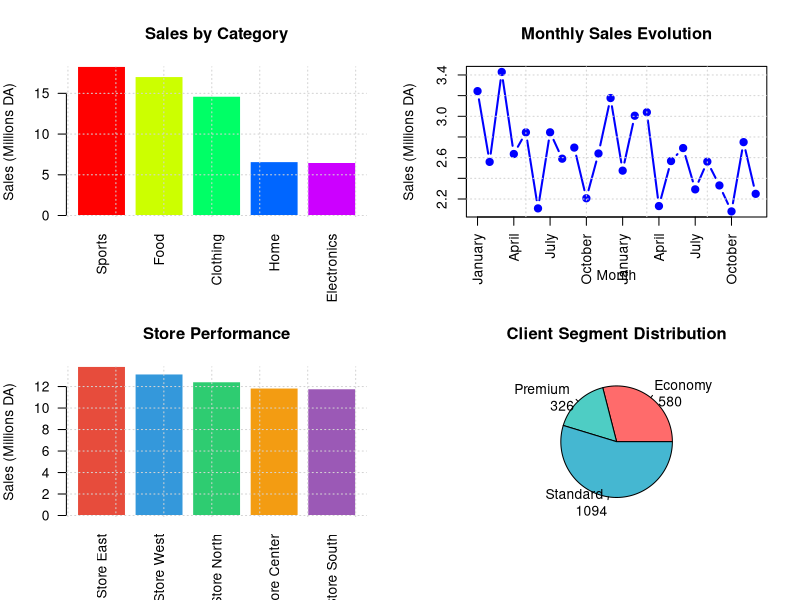
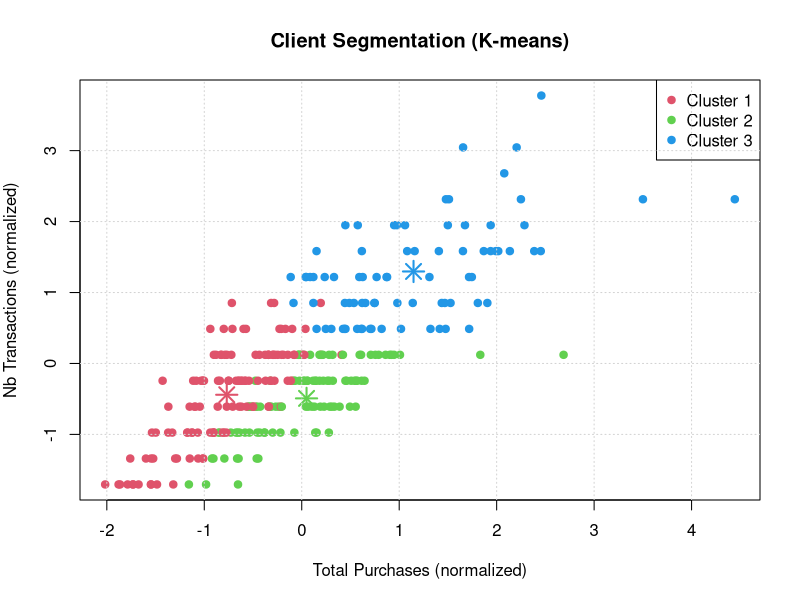

Write the R code that produced these figures, in order.
# ==============================================================================
# DATA WAREHOUSE AND DATA MINING PROJECT
# Retail Sales Analysis System
# ==============================================================================

cat("\n")
cat("╔════════════════════════════════════════════════════════════════╗\n")
cat("║          DATA WAREHOUSE AND DATA MINING SYSTEM                 ║\n")
cat("║                  Retail Sales Analysis                         ║\n")
cat("╚════════════════════════════════════════════════════════════════╝\n\n")

library(stats)
library(graphics)
library(utils)

# ==============================================================================
# PART 1: DATA WAREHOUSE CREATION
# ==============================================================================

cat("═══ PHASE 1: DATA WAREHOUSE CREATION ═══\n\n")

set.seed(2024)

n_clients <- 300
n_products <- 50
n_stores <- 5
n_transactions <- 2000

cat("→ Generating source data...\n")

# DIMENSION TABLE: CLIENTS
dim_clients <- data.frame(
  id_client = 1:n_clients,
  name = paste("Client", sprintf("%04d", 1:n_clients)),
  age = pmax(18, pmin(75, round(rnorm(n_clients, 40, 15)))),
  gender = sample(c("M", "F"), n_clients, replace = TRUE),
  city = sample(c("Alger", "Oran", "Constantine", "Annaba", "Blida"), 
                 n_clients, replace = TRUE),
  segment = sample(c("Premium", "Standard", "Economy"), 
                   n_clients, replace = TRUE, prob = c(0.15, 0.55, 0.3)),
  stringsAsFactors = FALSE
)

# DIMENSION TABLE: PRODUCTS
categories <- c("Electronics", "Clothing", "Food", "Home", "Sports")

dim_products <- data.frame(
  id_product = 1:n_products,
  product_name = paste("Product", sprintf("%03d", 1:n_products)),
  category = sample(categories, n_products, replace = TRUE),
  unit_price = round(runif(n_products, 1000, 30000), 2),
  production_cost = round(runif(n_products, 500, 20000), 2),
  stringsAsFactors = FALSE
)

dim_products$margin <- dim_products$unit_price - dim_products$production_cost
dim_products$margin_rate <- round((dim_products$margin / dim_products$unit_price) * 100, 2)

# DIMENSION TABLE: STORES
dim_stores <- data.frame(
  id_store = 1:n_stores,
  store_name = paste("Store", c("Center", "North", "South", "East", "West")),
  city = c("Alger", "Oran", "Constantine", "Annaba", "Blida"),
  surface_m2 = c(500, 800, 600, 750, 550),
  stringsAsFactors = FALSE
)

# DIMENSION TABLE: TIME
dates <- seq.Date(as.Date("2023-01-01"), as.Date("2024-12-31"), by = "day")

dim_time <- data.frame(
  id_date = 1:length(dates),
  date = dates,
  year = as.integer(format(dates, "%Y")),
  month = as.integer(format(dates, "%m")),
  month_name = format(dates, "%B"),
  day = as.integer(format(dates, "%d")),
  weekday = weekdays(dates),
  stringsAsFactors = FALSE
)

# FACT TABLE: SALES
fact_sales <- data.frame(
  id_sale = 1:n_transactions,
  id_client = sample(1:n_clients, n_transactions, replace = TRUE),
  id_product = sample(1:n_products, n_transactions, replace = TRUE),
  id_date = sample(1:nrow(dim_time), n_transactions, replace = TRUE),
  id_store = sample(1:n_stores, n_transactions, replace = TRUE),
  quantity = sample(1:5, n_transactions, replace = TRUE, prob = c(0.4, 0.3, 0.2, 0.07, 0.03)),
  discount_percent = sample(c(0, 5, 10, 15, 20), n_transactions, 
                           replace = TRUE, prob = c(0.5, 0.2, 0.15, 0.1, 0.05)),
  stringsAsFactors = FALSE
)

# DATA WAREHOUSE CONSOLIDATION
cat("→ Consolidating data warehouse...\n")

warehouse <- merge(fact_sales, dim_clients, by = "id_client")
warehouse <- merge(warehouse, dim_products, by = "id_product")
warehouse <- merge(warehouse, dim_time, by = "id_date")
warehouse <- merge(warehouse, dim_stores, by = "id_store")

warehouse$price_before_discount <- warehouse$quantity * warehouse$unit_price
warehouse$discount_amount <- warehouse$price_before_discount * (warehouse$discount_percent / 100)
warehouse$total_amount <- warehouse$price_before_discount - warehouse$discount_amount
warehouse$total_cost <- warehouse$quantity * warehouse$production_cost
warehouse$net_profit <- warehouse$total_amount - warehouse$total_cost

cat("\n✓ Data warehouse created successfully!\n")
cat("  • Transactions:", nrow(warehouse), "\n")
cat("  • Unique clients:", length(unique(warehouse$id_client)), "\n")
cat("  • Products sold:", length(unique(warehouse$id_product)), "\n\n")

# ==============================================================================
# PART 2: OLAP ANALYSIS
# ==============================================================================

cat("═══ PHASE 2: OLAP ANALYSIS ═══\n\n")

# ANALYSIS BY CATEGORY
sales_category <- aggregate(total_amount ~ category, data = warehouse, FUN = sum)
sales_category <- sales_category[order(-sales_category$total_amount), ]
sales_category$nb_transactions <- aggregate(id_sale ~ category, data = warehouse, FUN = length)$id_sale

cat("┌─── Sales by Category ───┐\n")
print(sales_category)

# TEMPORAL ANALYSIS
sales_month <- aggregate(total_amount ~ year + month + month_name, data = warehouse, FUN = sum)
sales_month <- sales_month[order(sales_month$year, sales_month$month), ]

cat("\n┌─── Monthly Sales (Last 12 months) ───┐\n")
print(tail(sales_month, 12))

# STORE PERFORMANCE
perf_stores <- aggregate(cbind(total_amount, net_profit) ~ id_store + store_name + surface_m2, 
                          data = warehouse, FUN = sum)
perf_stores$nb_transactions <- aggregate(id_sale ~ id_store, data = warehouse, FUN = length)$id_sale
perf_stores$sales_per_m2 <- round(perf_stores$total_amount / perf_stores$surface_m2, 2)
perf_stores <- perf_stores[order(-perf_stores$total_amount), ]

cat("\n┌─── Store Performance ───┐\n")
print(perf_stores)

# RFM ANALYSIS (Recency, Frequency, Monetary)
date_ref <- max(warehouse$date)

rfm_data <- aggregate(cbind(date, id_sale, total_amount) ~ id_client + name + segment, 
                     data = warehouse, 
                     FUN = function(x) if(is.numeric(x)) c(max(x), length(x), sum(x)) else max(x))

rfm_analysis <- data.frame(
  id_client = rfm_data$id_client,
  name = rfm_data$name,
  segment = rfm_data$segment,
  recency = as.numeric(date_ref - as.Date(rfm_data$date[,1], origin = "1970-01-01")),
  frequency = rfm_data$id_sale[,2],
  monetary = rfm_data$total_amount[,3]
)

rfm_analysis <- rfm_analysis[order(-rfm_analysis$monetary), ]

cat("\n┌─── TOP 10 Clients (RFM Analysis) ───┐\n")
print(head(rfm_analysis, 10))

# ==============================================================================
# PART 3: VISUALIZATIONS
# ==============================================================================

cat("\n═══ PHASE 3: VISUALIZATIONS ═══\n\n")

par(mfrow = c(2, 2), mar = c(5, 4, 4, 2))

# CHART 1: SALES BY CATEGORY
barplot(sales_category$total_amount / 1000000,
        names.arg = sales_category$category,
        col = rainbow(nrow(sales_category)),
        main = "Sales by Category",
        ylab = "Sales (Millions DA)",
        las = 2,
        border = "white")
grid()

# CHART 2: TEMPORAL EVOLUTION
plot(1:nrow(sales_month), sales_month$total_amount / 1000000,
     type = "b",
     col = "blue",
     lwd = 2,
     pch = 19,
     main = "Monthly Sales Evolution",
     xlab = "Month",
     ylab = "Sales (Millions DA)",
     xaxt = "n")
axis(1, at = seq(1, nrow(sales_month), by = 3), 
     labels = sales_month$month_name[seq(1, nrow(sales_month), by = 3)], las = 2)
grid()

# CHART 3: STORE PERFORMANCE
barplot(perf_stores$total_amount / 1000000,
        names.arg = perf_stores$store_name,
        col = c("#E74C3C", "#3498DB", "#2ECC71", "#F39C12", "#9B59B6"),
        main = "Store Performance",
        ylab = "Sales (Millions DA)",
        las = 2,
        border = "white")
grid()

# CHART 4: SEGMENT DISTRIBUTION
segments_count <- table(warehouse$segment)
pie(segments_count,
    col = c("#FF6B6B", "#4ECDC4", "#45B7D1"),
    main = "Client Segment Distribution",
    labels = paste(names(segments_count), "\n", segments_count))

par(mfrow = c(1, 1))

cat("✓ Charts generated\n")

# ==============================================================================
# PART 4: DATA MINING
# ==============================================================================

cat("\n═══ PHASE 4: DATA MINING ═══\n\n")

# PRODUCT ASSOCIATIONS
cat("→ Product association analysis...\n")

top_products <- aggregate(total_amount ~ category + product_name, data = warehouse, FUN = sum)
top_products <- top_products[order(top_products$category, -top_products$total_amount), ]

cat("\n┌─── Top 3 Products by Category ───┐\n")
for(cat in unique(top_products$category)) {
  cat("\n", cat, ":\n")
  subset_cat <- head(top_products[top_products$category == cat, ], 3)
  print(subset_cat)
}

# K-MEANS CLUSTERING
cat("\n→ K-means clustering segmentation...\n")

client_profile <- aggregate(cbind(total_amount, id_sale, quantity) ~ id_client + age + segment,
                           data = warehouse,
                           FUN = function(x) c(sum(x), length(unique(x)), mean(x)))

clustering_data <- data.frame(
  age = client_profile$age,
  total_purchases = client_profile$total_amount[,1],
  nb_transactions = client_profile$id_sale[,2],
  avg_basket = client_profile$total_amount[,3]
)

norm_data <- scale(clustering_data)

set.seed(2024)
kmeans_result <- kmeans(norm_data, centers = 3, nstart = 25)

client_profile$cluster <- kmeans_result$cluster

cat("\n┌─── Cluster Characteristics ───┐\n")
for(i in 1:3) {
  cat("\nCluster", i, ":\n")
  cluster_data <- clustering_data[kmeans_result$cluster == i, ]
  cat("  • Number of clients:", nrow(cluster_data), "\n")
  cat("  • Average age:", round(mean(cluster_data$age), 1), "years\n")
  cat("  • Average purchases:", round(mean(cluster_data$total_purchases), 0), "DA\n")
  cat("  • Average transactions:", round(mean(cluster_data$nb_transactions), 1), "\n")
}

plot(norm_data[, c(2, 3)],
     col = kmeans_result$cluster + 1,
     pch = 19,
     main = "Client Segmentation (K-means)",
     xlab = "Total Purchases (normalized)",
     ylab = "Nb Transactions (normalized)")
points(kmeans_result$centers[, c(2, 3)], col = 2:4, pch = 8, cex = 2, lwd = 2)
legend("topright", legend = paste("Cluster", 1:3), col = 2:4, pch = 19)
grid()

# ANOMALY DETECTION
cat("\n→ Anomaly detection...\n")

warehouse$z_score <- scale(warehouse$total_amount)[,1]
anomalies <- warehouse[abs(warehouse$z_score) > 3, ]

cat("\n┌─── Anomalous Transactions ───┐\n")
cat("Number of anomalies:", nrow(anomalies), "out of", nrow(warehouse), 
    "(", round(nrow(anomalies)/nrow(warehouse)*100, 2), "%)\n")

if(nrow(anomalies) > 0) {
  print(head(anomalies[, c("id_sale", "product_name", "quantity", "total_amount", "z_score")], 10))
}

# ==============================================================================
# PART 5: KEY PERFORMANCE INDICATORS (KPI)
# ==============================================================================

cat("\n═══ PHASE 5: KPI DASHBOARD ═══\n\n")

total_revenue <- sum(warehouse$total_amount)
total_profit <- sum(warehouse$net_profit)
avg_margin <- mean(warehouse$margin_rate)
nb_transactions <- nrow(warehouse)
nb_clients <- length(unique(warehouse$id_client))
avg_basket <- mean(warehouse$total_amount)

revenue_2023 <- sum(warehouse$total_amount[warehouse$year == 2023])
revenue_2024 <- sum(warehouse$total_amount[warehouse$year == 2024])
growth <- if(revenue_2023 > 0) ((revenue_2024 - revenue_2023) / revenue_2023) * 100 else 0

cat("╔════════════════════════════════════════════════════════════════╗\n")
cat("║                  EXECUTIVE DASHBOARD                           ║\n")
cat("╠════════════════════════════════════════════════════════════════╣\n")
cat("║ FINANCIAL INDICATORS                                           ║\n")
cat("║────────────────────────────────────────────────────────────────║\n")
cat(sprintf("║ • Total Revenue               : %15.0f DA         ║\n", total_revenue))
cat(sprintf("║ • Total Net Profit            : %15.0f DA         ║\n", total_profit))
cat(sprintf("║ • Average Margin              : %15.2f %%           ║\n", avg_margin))
cat(sprintf("║ • Annual Growth               : %15.2f %%           ║\n", growth))
cat("║                                                                ║\n")
cat("║ COMMERCIAL INDICATORS                                          ║\n")
cat("║────────────────────────────────────────────────────────────────║\n")
cat(sprintf("║ • Number of Transactions      : %15d             ║\n", nb_transactions))
cat(sprintf("║ • Active Clients              : %15d             ║\n", nb_clients))
cat(sprintf("║ • Average Basket              : %15.0f DA         ║\n", avg_basket))
cat("╚════════════════════════════════════════════════════════════════╝\n\n")

# ==============================================================================
# PART 6: EXPORT RESULTS
# ==============================================================================

cat("═══ PHASE 6: EXPORT RESULTS ═══\n\n")

if(!dir.exists("exports")) {
  dir.create("exports")
  cat("✓ 'exports' folder created\n")
}

write.csv(warehouse, "exports/warehouse_data.csv", row.names = FALSE)
write.csv(rfm_analysis, "exports/rfm_analysis.csv", row.names = FALSE)
write.csv(sales_category, "exports/sales_category.csv", row.names = FALSE)
write.csv(perf_stores, "exports/store_performance.csv", row.names = FALSE)

cat("✓ CSV files exported to 'exports/'\n")
cat("  • warehouse_data.csv\n")
cat("  • rfm_analysis.csv\n")
cat("  • sales_category.csv\n")
cat("  • store_performance.csv\n")

# ==============================================================================
# FINAL REPORT
# ==============================================================================

cat("\n")
cat("╔════════════════════════════════════════════════════════════════╗\n")
cat("║                      FINAL REPORT                              ║\n")
cat("╠════════════════════════════════════════════════════════════════╣\n")
cat("║ ✓ Data warehouse created successfully                          ║\n")
cat(sprintf("║   • %d transactions                                        ║\n", nrow(warehouse)))
cat(sprintf("║   • %d unique clients                                      ║\n", nb_clients))
cat(sprintf("║   • %d different products                                  ║\n", length(unique(warehouse$id_product))))
cat("║                                                                ║\n")
cat("║ ✓ OLAP analysis completed                                      ║\n")
cat("║   • Category, store, and time analysis                         ║\n")
cat("║   • RFM client analysis                                        ║\n")
cat("║                                                                ║\n")
cat("║ ✓ Data mining performed                                        ║\n")
cat(sprintf("║   • %d client clusters identified                          ║\n", 3))
cat(sprintf("║   • %d anomalies detected                                  ║\n", nrow(anomalies)))
cat("║                                                                ║\n")
cat("║ ✓ Visualizations generated                                     ║\n")
cat("║   • 4 charts created                                           ║\n")
cat("║                                                                ║\n")
cat("║ ✓ Exports completed                                            ║\n")
cat("║   • 4 CSV files exported                                       ║\n")
cat("╚════════════════════════════════════════════════════════════════╝\n")

cat("\n🎯 PROJECT COMPLETED SUCCESSFULLY!\n")
cat("📁 Check 'exports/' folder for results\n\n")